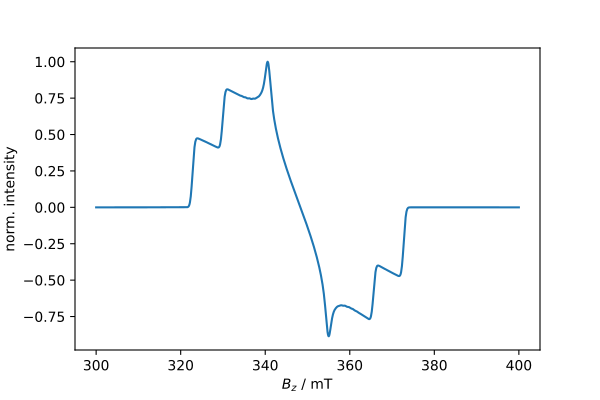

This figure's Python source:
import teacups.classes as cl
import teacups.simulations as sim
import numpy as np
import matplotlib.pyplot as plt

Sys = cl.Sys()
Exp = cl.Exp()
SimOpt = cl.SimOpt()

# choose a triplet spin system
Sys.spin_system = "trip"

# set up g-tensors of the triplet
Sys.g_tri = [2.003, 2.003, 2.003]

# define triplet ZFS
Sys.D_tri = -700
Sys.E_tri = 100

# define initial state
Sys.precursor = "zf"
Sys.population = [0, 0, 1]

# define decay time and line width
Sys.decay = 1e-6
Sys.width_gauss = 1

# experimental setup
Exp.B_z = np.linspace(300, 400, 1024)
Exp.t_scale = [0, 2e-6]
Exp.t_points = 2
Exp.B_mw = 0.001
Exp.freq_mw = 9.75e9

# simulation options
SimOpt.grid_points = 40

# do the simulation
cal = sim.teacups(Sys, Exp, SimOpt, development=True)
spec_sim = cal.spec_sim
spec_sim = spec_sim.real[1]/max(abs(spec_sim.real[1]))



plt.figure()
plt.plot(Exp.B_z, spec_sim)

plt.xlabel("$B_z$ / mT")
plt.ylabel("norm. intensity")

# plt.savefig("triplet_2D_hilbert.pdf")
